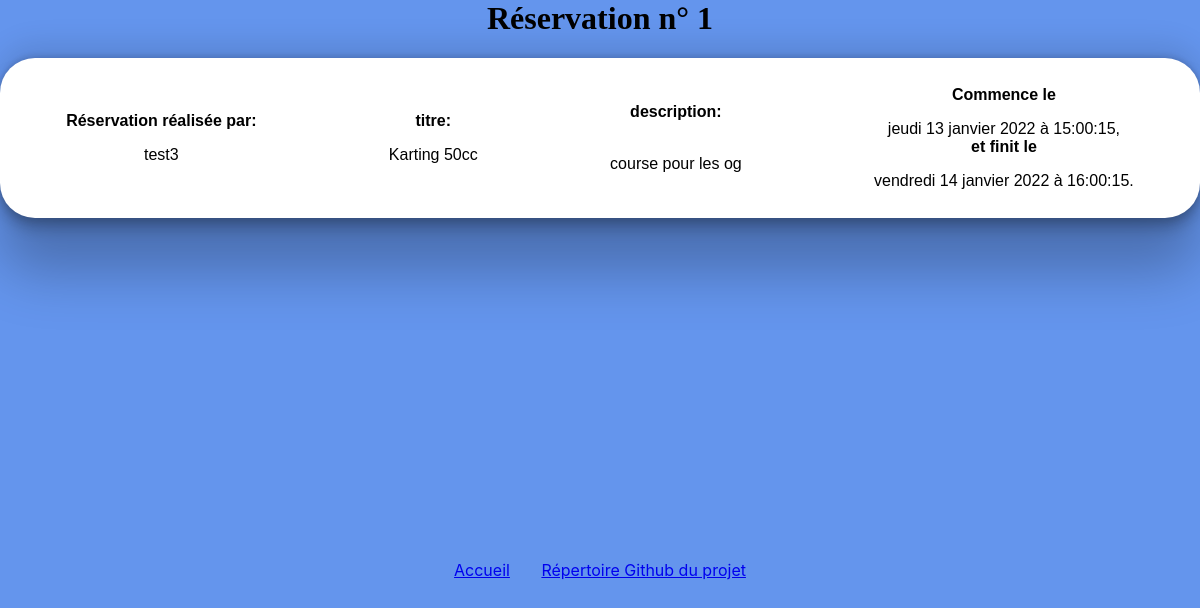
Page /pages/reservation.php?id=1 (signed in) on the committed database.
### tables this page shows
CREATE TABLE IF NOT EXISTS `reservations` (
  `id` int(11) NOT NULL AUTO_INCREMENT,
  `titre` varchar(255) NOT NULL,
  `description` text NOT NULL,
  `debut` datetime NOT NULL,
  `fin` datetime NOT NULL,
  `id_utilisateur` int(11) NOT NULL,
  PRIMARY KEY (`id`)
);

CREATE TABLE IF NOT EXISTS `utilisateurs` (
  `id` int(11) NOT NULL AUTO_INCREMENT,
  `login` varchar(255) NOT NULL,
  `password` varchar(255) NOT NULL,
  PRIMARY KEY (`id`)
);

### classes/classCrenneau.php (called while the page is built, shortened)
<?php
class Creneaux {
    private $pdo;
    public function __construct(){
        $this->pdo = new PDO('mysql:host=localhost;dbname=reservationsalles', 'root', '', [
            PDO::ATTR_ERRMODE => PDO::ERRMODE_EXCEPTION,
            PDO::ATTR_DEFAULT_FETCH_MODE => PDO::FETCH_ASSOC]);
    }
    public function getEventById(int $id): array {
        $sql = "SELECT reservations.id, reservations.titre, reservations.description, reservations.debut, reservations.fin, utilisateurs.login
            FROM reservations JOIN utilisateurs
            ON utilisateurs.id = reservations.id_utilisateur
            WHERE reservations.id = $id";
        $stmt = $this->pdo->prepare($sql);
        $stmt->execute([':id'=>$id]);
        $results = $stmt->fetch(PDO::FETCH_ASSOC);
        return $results;
    }
}
?>

### pages/reservation.php (the view, shortened to what this page needs)
<?php
require_once('../classes/fonctions.php');
require_once('../classes/classCrenneau.php');
if (isset($_SESSION['id'])) {
    $event = new Creneaux;
    $eventInfos = $event->getEventbyId($_GET["id"]);
    $timestampStart = strtotime($eventInfos['debut']);
    $timestampEnd = strtotime($eventInfos['fin']);
    $formated = new IntlDateFormatter('fr_FR', IntlDateFormatter::FULL, IntlDateFormatter::MEDIUM);
}
else {
    $_SESSION['error'] = "<div class = messagered>Cette page n'a pas été accédé par le planning</div>";
}
?>
<link rel="stylesheet" href="../CSS/reservation.css">
<link rel="stylesheet" href="../style.css">
<main>
<h1> Réservation n° <?php if (isset($_SESSION['id'])) { echo($_GET["id"]);  }?>  </h1>
<?php
    if (isset($_SESSION['error'])):
        echo '<p class="error">' . $_SESSION['error'] . '</p>';
        unset($_SESSION['error']);
    else :
?>
    <section id="booking">
    <article class="Pbooking">
    <p>Réservation réalisée par:</p> <?= $eventInfos['login']; ?>
    </article>
    <article class="Pbooking">
    <p>titre:</p> <?= $eventInfos['titre']; ?>
    </article>
    <article class="Pbooking">
    <p>description:</p><br>
        <?= $eventInfos['description']; ?>
    </article>
    <article class="Pbooking">
    <p>Commence le </p> <?= $formated->format($timestampStart) ?>, <br>
    <p> et finit le </p> <?= $formated->format($timestampEnd); ?>.
    </article>
    </section>
    <?php endif; ?>
</main>

### CSS/reservation.css (style rules this page uses)
h1 { text-align: center; font-family: 'Alfa Slab One', cursive; }
main { min-height: 70vh; }
#booking { display: flex; justify-content: space-around; height: 20vh; background-color: white; border-radius: 35px; box-shadow: rgba(0, 0, 0, 0.25) 0px 54px 55px, rgba(0, 0, 0, 0.12) 0px -12px 30px, rgba(0, 0, 0, 0.12) 0px 4px 6px, rgba(0, 0, 0, 0.17) 0px 12px 13px, rgba(0, 0, 0, 0.09) 0px -3px 5px; }
#booking p { font-family: 'Arimo', sans-serif; }
.Pbooking { display: flex; flex-direction: column; justify-content: center; align-items: center; font-family: 'Arimo', sans-serif; }
.Pbooking p { font-family: 'Alfa Slab One', cursive; font-weight: bold; }

### style.css (style rules this page uses)
* { font-family: -apple-system, BlinkMacSystemFont, 'Segoe UI', Roboto, Oxygen, Ubuntu, Cantarell, 'Open Sans', 'Helvetica Neue', sans-serif; margin-top: 0; margin-left: 0; margin-right: 0; }
.footerlivreor { display: flex; justify-content: center; }
article { overflow-x: hidden; }

### rows in the picture
reservations: id_utilisateur.login "test3", titre "Karting 50cc", description "course pour les og", debut "jeudi 13 janvier 2022 à 15:00:15", fin "vendredi 14 janvier 2022 à 16:00:15"

### other values in the picture
$_GET["id"] "1"
